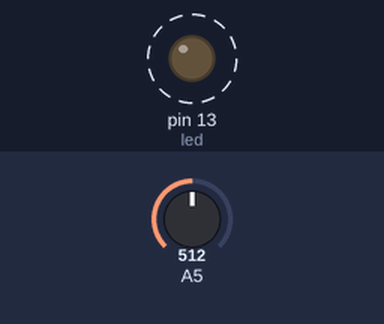
Bench run of a sketch on a simulated Arduino Uno, built with avr-gcc and run on an emulated ATmega328P. Shown: output pins drawn as LEDs (lit = HIGH). Dashed ring = blinking. The test bench sets the inputs (shaded band); at power-on: A5 = 512.

Above: at 1.8 s.
1.9 s: A5 set to 0
At 3.0 s:
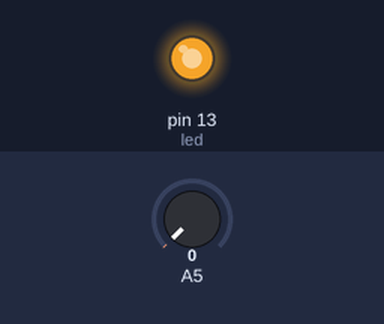
3.6 s: A5 set to 122
At 3.9 s:
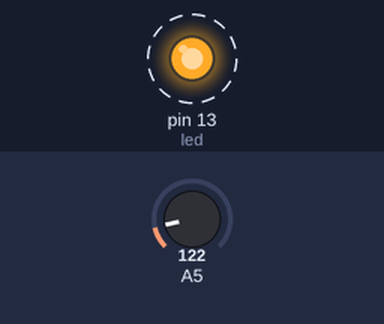
Timing chart, 0 to 13.1 s (numbered marks = the images above; inputs shaded):
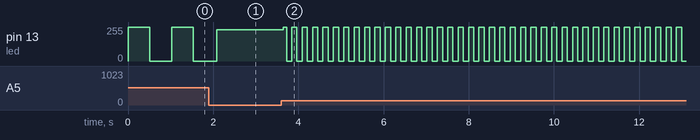

The sketch:

blink-three.ino
```cpp
int led = 13;
void setup() {
 pinMode(led, OUTPUT);
}

void loop() {
  int pot;
  digitalWrite(led, HIGH);
  pot = analogRead(A5);
  delay(pot);
  digitalWrite(led, LOW);
  delay(pot);
}
```

Measured:
- after the input at 3.6 s, pin 13 (led): alternates 255/255 for 0.12 s and 0/255 for 0.12 s, starting after 0.05 s
- by itself, pin 13 (led): alternates 255/255 for 0.51 s and 0/255 for 0.51 s
